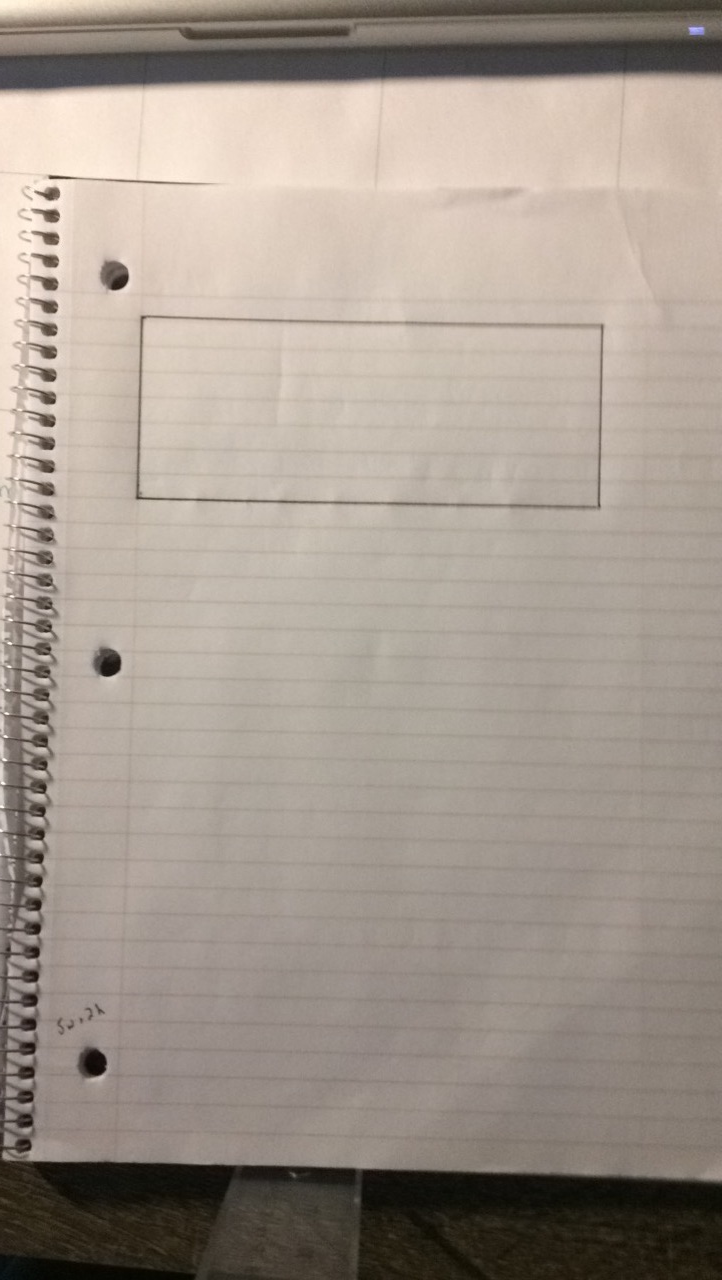
#> input picture new/1ft.JPG, 722 x 1280 px
$ python distance_to_camera.py   (older library calls are emulated)
#> lines starting #> are read from the running program, lines starting #| are printed output that depends on the picture; after the words box and inside, x2 and y2 are one past the last pixel; in counts of white or black regions, pixels touching at a corner belong together
#!/usr/bin/python3
# import the necessary packages
import numpy as np
import cv2

def find_marker(image):
    # convert the image to grayscale, blur it, and detect edges
    gray = cv2.cvtColor(image, cv2.COLOR_BGR2GRAY)
    gray = cv2.GaussianBlur(gray, (5, 5), 0)
    edged = cv2.Canny(gray, 35, 125)
    resize_edged = cv2.resize(edged, (500, 640))                    # Resize image
    cv2.imshow('edged', resize_edged)
    # find the contours in the edged image and keep the largest one;
    # we'll assume that this is our rectangle of paper in the image
    (_, cnts, _) = cv2.findContours(edged.copy(), cv2.RETR_LIST, cv2.CHAIN_APPROX_SIMPLE)
    c = max(cnts, key = cv2.contourArea)

    # compute the bounding box of the of the paper region and return it
    return cv2.minAreaRect(c)

def distance_to_camera(knownWidth, focalLength, perWidth):
    # compute and return the distance from the maker to the camera
    return (knownWidth * focalLength) / perWidth

# initialize the known distance from the camera to the object, which
# in this case is 12 inches
KNOWN_DISTANCE = 12.0

# initialize the known object width, which in this case, the rectangle of
# paper is 5 inches wide
KNOWN_WIDTH = 5.0

# initialize the list of images that we'll be using
IMAGE_PATHS = ["new/1ft.JPG", "new/2ft.JPG", "new/3ft.JPG"]

# load the furst image that contains an object that is KNOWN TO BE 1 feet
# from our camera, then find the paper marker in the image, and initialize
# the focal length
image = cv2.imread("new/1ft.JPG")
#> image is the input picture: shape (1280, 722, 3); mean B, G, R 142, 152.1, 163.1
marker = find_marker(image)
#> in find_marker, `edged = cv2.Canny(gray, 35, 125)`:
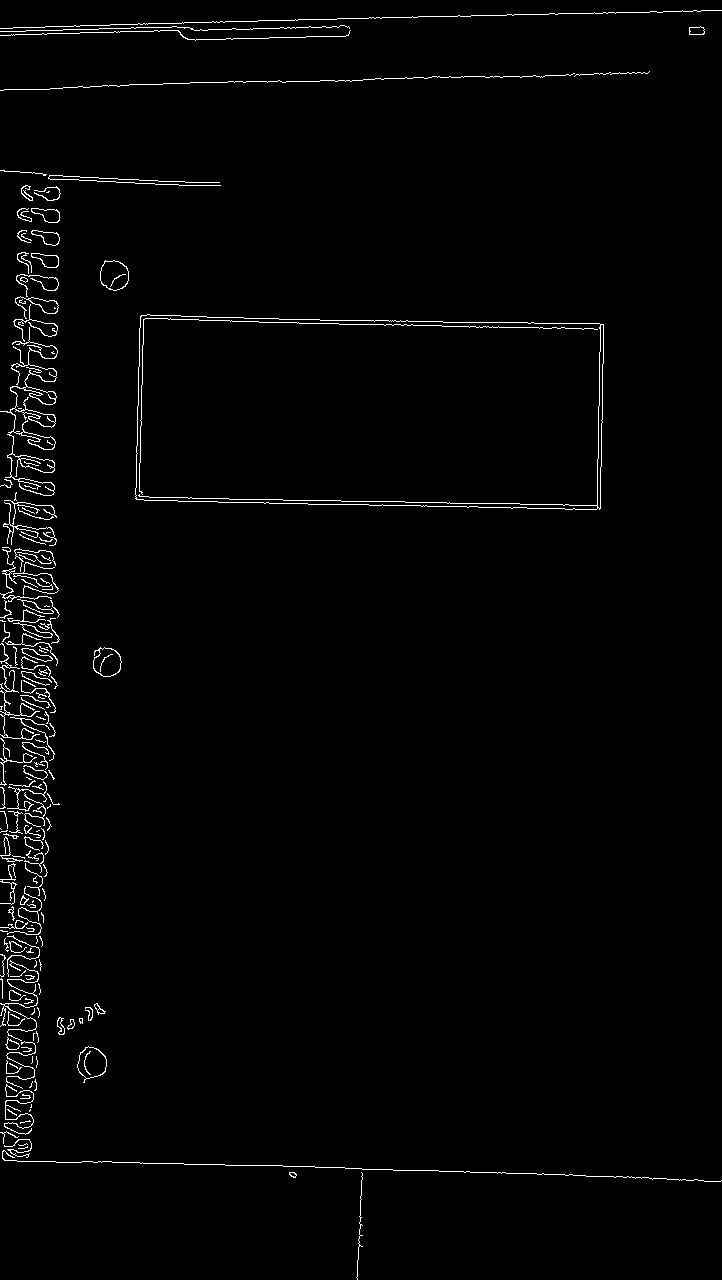
#> edged: shape (1280, 722); 1.6% white in thin lines or dots
#> in find_marker, `resize_edged = cv2.resize(edged, (500, 640))`:
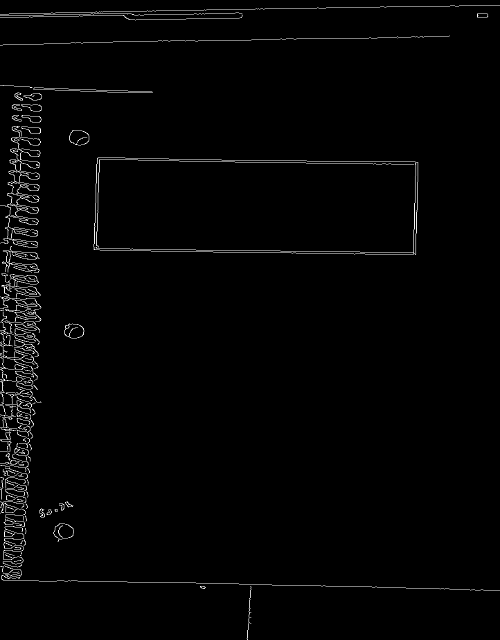
#> resize_edged: shape (640, 500); min 0, max 255, mean 4.2
#> in find_marker, `(_, cnts, _) = cv2.findContours(edged.copy(), cv2.RETR_LIST, cv2.CHAIN..`: cnts = 224 contours, 163 with area under 20; largest, box (x1, y1, x2, y2) and area: (135, 314, 604, 510) 85700, (135, 314, 601, 510) 85106, (0, 327, 58, 496) 1349, (77, 1046, 107, 1083) 696, (77, 1046, 107, 1079) 674
#> in find_marker, `c = max(cnts, key = cv2.contourArea)`: c = contour of 124 points, box (x1, y1, x2, y2) (135, 314, 604, 510), area 85700
#> marker = ((369.4, 411.8), (186.8, 465.6), -88.85)
focalLength = (marker[1][0] * KNOWN_DISTANCE) / KNOWN_WIDTH
#> focalLength = 448.3

"""
inches = distance_to_camera(KNOWN_WIDTH, focalLength, marker[1][0])

# draw a bounding box around the image and display it
box = np.int0(cv2.boxPoints(marker))
cv2.drawContours(image, [box], -1, (0, 255, 0), 2)
cv2.putText(image, "%.2fft" % (inches / 12),
    (image.shape[1] - 200, image.shape[0] - 20), cv2.FONT_HERSHEY_SIMPLEX,
    1.0, (0, 255, 0), 3)
resized_image = cv2.resize(image, (500, 640))                    # Resize image
cv2.imshow("image", resized_image)
cv2.waitKey(0)
"""

cap = cv2.VideoCapture(0)
while 1:
    _, frame = cap.read()
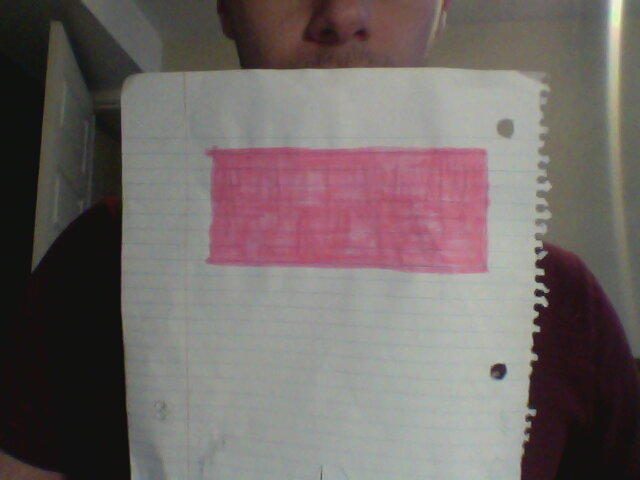
#> input picture new/2018-04-02-165955.jpg, 640 x 480 px, given in place of the camera
#> frame is the input picture: shape (480, 640, 3); mean B, G, R 102.4, 103.9, 113


    image = cv2.imshow('image', frame)
    marker = find_marker(frame)
#> in find_marker (call 2), `gray = cv2.cvtColor(image, cv2.COLOR_BGR2GRAY)`:
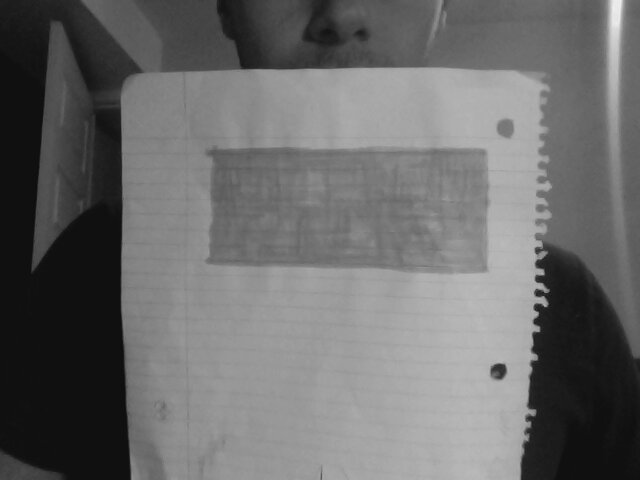
#> gray: shape (480, 640); min 10, max 239, mean 106.5
#> in find_marker (call 2), `edged = cv2.Canny(gray, 35, 125)`:
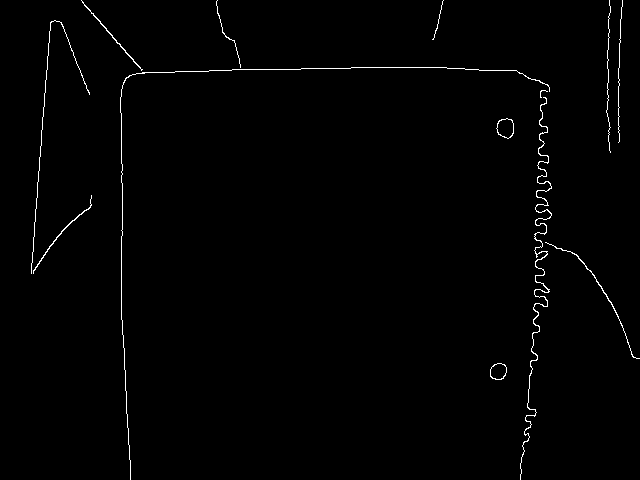
#> edged: shape (480, 640); 0.97% white in thin lines or dots
#> in find_marker (call 2), `resize_edged = cv2.resize(edged, (500, 640))`:
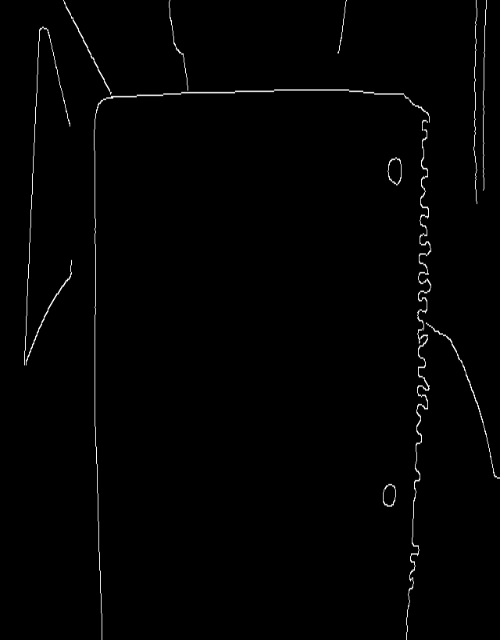
#> resize_edged: shape (640, 500); min 0, max 255, mean 2.4
#> in find_marker (call 2), `(_, cnts, _) = cv2.findContours(edged.copy(), cv2.RETR_LIST, cv2.CHAIN..`: cnts = 15 contours, 7 with area under 20; largest, box (x1, y1, x2, y2) and area: (496, 118, 514, 139) 262, (496, 118, 514, 139) 250, (490, 363, 507, 380) 212, (490, 363, 507, 380) 202, (520, 97, 552, 480) 152, (81, 0, 143, 71) 54, (33, 195, 92, 274) 54, (545, 242, 640, 359) 49
#> in find_marker (call 2), `c = max(cnts, key = cv2.contourArea)`: c = contour of 34 points, box (x1, y1, x2, y2) (496, 118, 514, 139), area 262
#> marker = ((504.5, 128), (20, 17), -90)
    inches = distance_to_camera(KNOWN_WIDTH, focalLength, marker[1][0])
#> inches = 112.1

    # draw a bounding box around the image and display it
    box = np.int0(cv2.boxPoints(marker))
#> box = [[513, 138], [496, 138], [496, 118], [513, 118]]
    cv2.drawContours(frame, [box], -1, (0, 255, 0), 2)
    cv2.putText(frame, "%.2fft" % (inches / 12), (frame.shape[1] - 200, frame.shape[0] - 20), cv2.FONT_HERSHEY_SIMPLEX, 1.0, (0, 255, 0), 3)
    resized_image = cv2.resize(frame, (500, 640))                    # Resize image
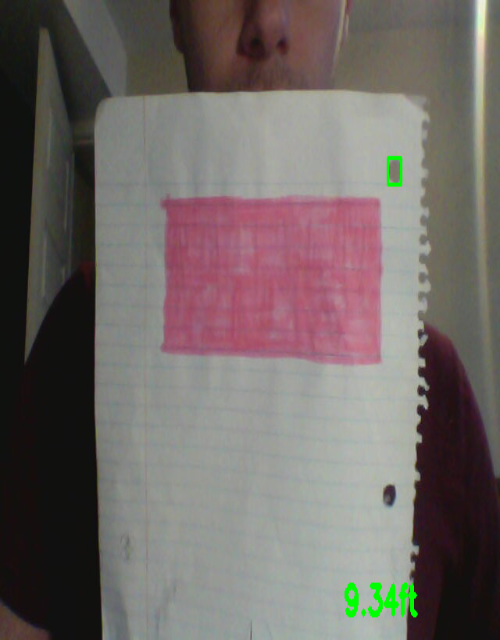
#> resized_image: shape (640, 500, 3); mean B, G, R 101.7, 104.3, 112.2
    cv2.imshow("image", resized_image)


    # Close all on 'q' press
    k = cv2.waitKey(5) & 0xFF
#> (key q is pressed here)
    if k == ord('q'):
        break

cv2.destroyAllWindows()
cap.release()

"""
# loop over the images
for imagePath in IMAGE_PATHS:
    # load the image, find the marker in the image, then compute the
    # distance to the marker from the camera
    image = cv2.imread(imagePath)
    marker = find_marker(image)
    inches = distance_to_camera(KNOWN_WIDTH, focalLength, marker[1][0])

    # draw a bounding box around the image and display it
    box = np.int0(cv2.boxPoints(marker))
    cv2.drawContours(image, [box], -1, (0, 255, 0), 2)
    cv2.putText(image, "%.2fft" % (inches / 12),
        (image.shape[1] - 200, image.shape[0] - 20), cv2.FONT_HERSHEY_SIMPLEX,
        1.0, (0, 255, 0), 3)
    resized_image = cv2.resize(image, (500, 640))                    # Resize image
    cv2.imshow("image", resized_image)
    cv2.waitKey(0)
"""
